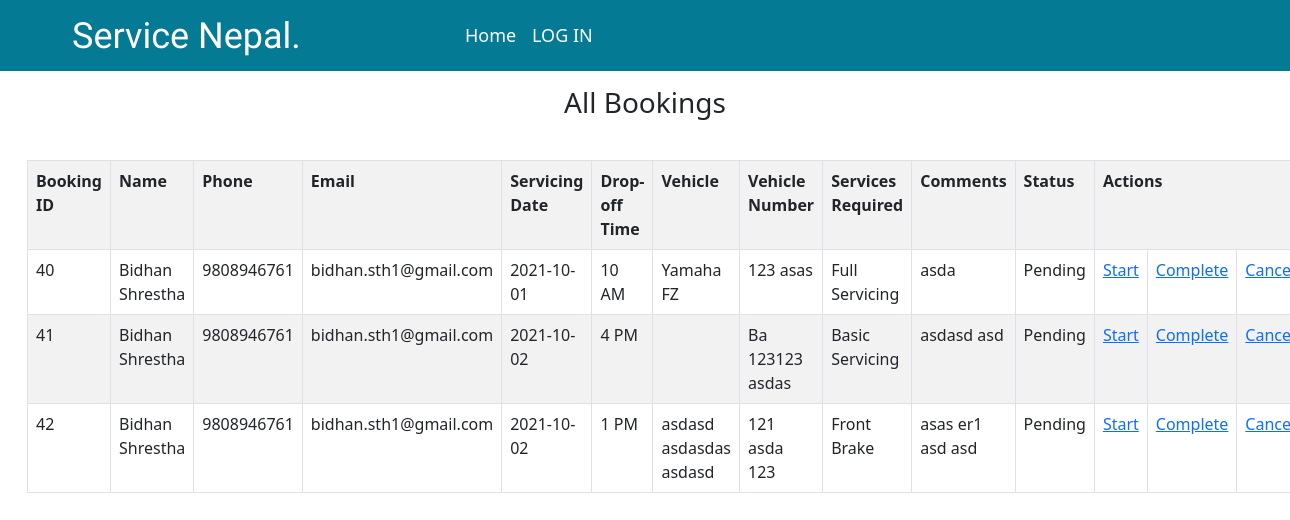
Page /a_bookings.php on the earlier database version.
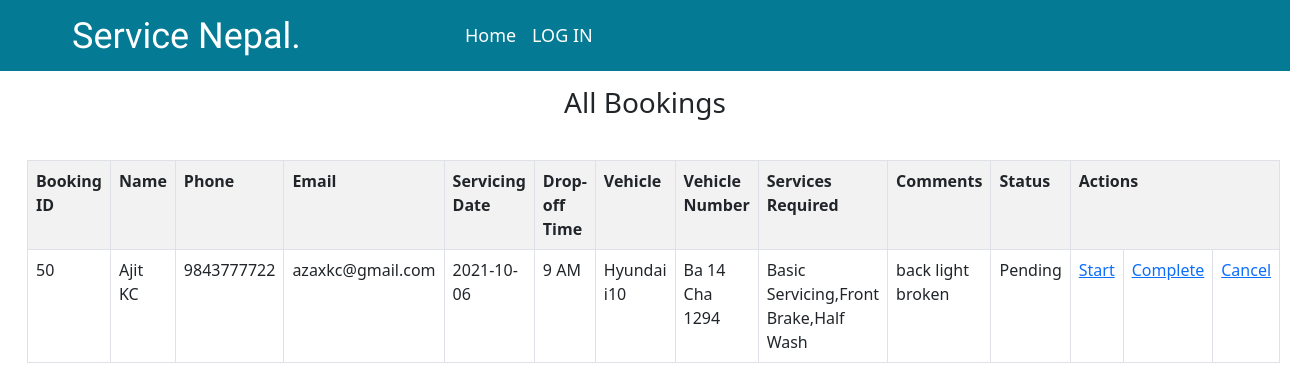
Same page on the later database version.
### tables this page shows
CREATE TABLE `bookings` (
  `bid` int(11) NOT NULL,
  `mname` varchar(50) NOT NULL,
  `phone` double NOT NULL,
  `email` varchar(50) NOT NULL,
  `sdate` date NOT NULL,
  `dtime` varchar(5) NOT NULL,
  `vehicle` varchar(50) NOT NULL,
  `vehiclenum` varchar(15) NOT NULL,
  `services` text NOT NULL,
  `comments` text NOT NULL,
  `status` varchar(7) NOT NULL DEFAULT 'Pending'
);

### a_bookings.php (the view, shortened to what this page needs)
<!doctype html>
<html lang="en">
<head>
  <link href="css/bootstrap.min.css" rel="stylesheet">
  <link href="css/barbcss.css" rel="stylesheet">
  <?php include('includes/server.php');?>
</head>
<body>
  <?php include('includes/adminnavbar.php'); ?>
  <div class="container-fluid">
    <div class="row" style="margin: 15px;">
      <h3 align="center" style="margin-bottom: 40px;">All Bookings</h3>
      <table class="table table-striped table-bordered">
        <?php
          $sql = "SELECT * FROM bookings";
          $result = $db->query($sql);
          if ($result->num_rows > 0) {
              echo "<tr><th>Booking ID</th><th>Name</th><th>Phone</th><th>Email</th><th>Servicing Date</th><th>Drop-off Time</th><th>Vehicle</th><th>Vehicle Number</th><th>Services Required</th><th>Comments</th><th>Status</th><th colspan=3>Actions</th></tr>";
              while($row = $result->fetch_assoc()) {
                  echo "<tr><td>" . $row["bid"]. "</td><td>" . $row["mname"]. "</td><td>" . $row["phone"]. "</td><td>" . $row["email"] . "</td><td>" . $row["sdate"] . "</td><td>" . $row["dtime"] . "</td><td>" . $row["vehicle"] . "</td><td>" . $row["vehiclenum"] . "</td><td>" . $row["services"] . "</td><td>" . $row["comments"] . "</td><td>" . $row["status"] . "</td><td><a href=\"a_bookingstoday.php?servicestatus=" . $row['bid'] . "\">Start</a></td><td><a href=\"a_bookingstoday.php?servicecompleted=" . $row['bid'] . "\">Complete</a></td><td><a href=\"a_bookingstoday.php?servicecancelled=" . $row['bid'] . "\">Cancel</a></td></tr>";
              }
          } else {
              echo "0 results";
          }
        ?>
      </table>
    </div>
  </div>
</body>
</html>

Differences in the rows shown:
removed bookings: bid "40", mname "Bidhan Shrestha", phone "9808946761", email "bidhan.sth1@gmail.com", sdate "2021-10-01", dtime "10 AM", vehicle "Yamaha FZ", vehiclenum "123 asas", services "Full Servicing", comments "asda", status "Pending"
removed bookings: bid "41", mname "Bidhan Shrestha", phone "9808946761", email "bidhan.sth1@gmail.com", sdate "2021-10-02", dtime "4 PM", vehiclenum "Ba 123123 asdas", services "Basic Servicing", comments "asdasd asd", status "Pending"
removed bookings: bid "42", mname "Bidhan Shrestha", phone "9808946761", email "bidhan.sth1@gmail.com", sdate "2021-10-02", dtime "1 PM", vehicle "asdasd asdasdas asdasd", vehiclenum "121 asda 123", services "Front Brake", comments "asas er1 asd asd", status "Pending"
added bookings: bid "50", mname "Ajit KC", phone "9843777722", email "azaxkc@gmail.com", sdate "2021-10-06", dtime "9 AM", vehicle "Hyundai i10", vehiclenum "Ba 14 Cha 1294", services "Basic Servicing,Front Brake,Half Wash", comments "back light broken", status "Pending"
